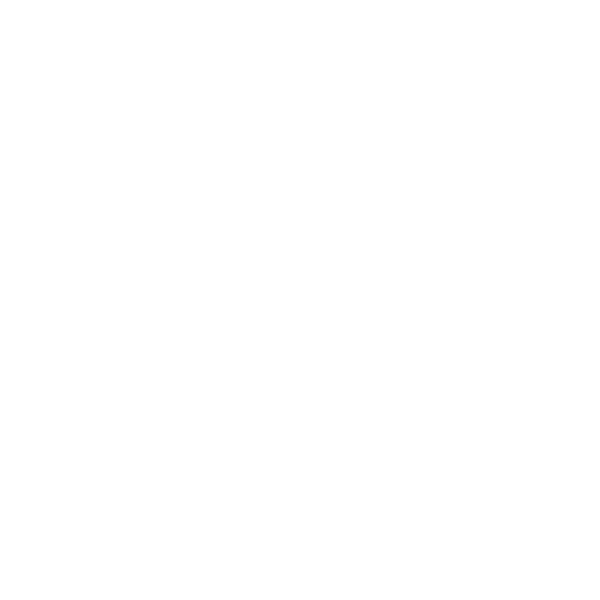
Frame 1 (no input)
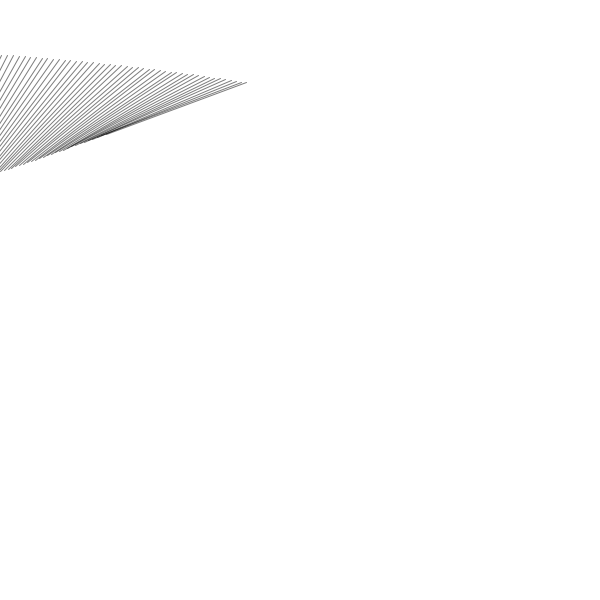
Frame 60 (the mouse pressed at the canvas centre just before this capture)
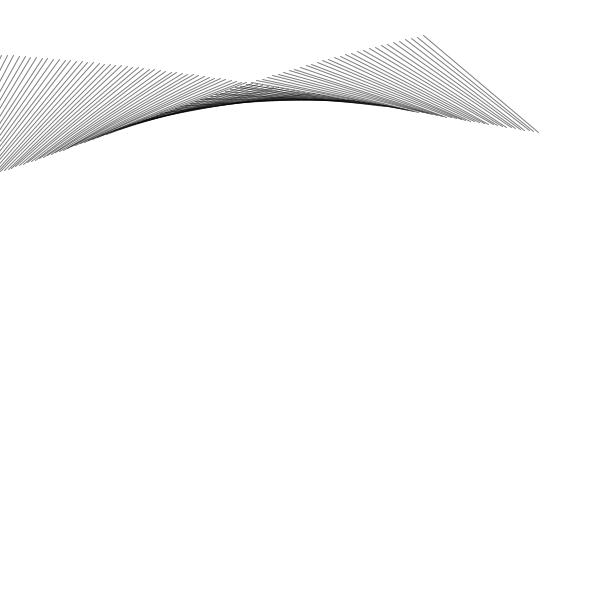
Frame 120 (the mouse held since frame 60 and released just before this capture)

The Processing sketch that drew these frames (run headless with seeded random() and noise(); from frame 60 on, the mouse is pressed at the canvas centre):

// Processing sketch: midterm_2
// ── midterm_2.pde
//your rectangle should rotate and move across the screen from left to right
//currently it only rotates in place 
//change the sketch so that it draws from left to right, then down; change either the translate function or the conditional to do this.


float x = -100; 
float y =100;

void setup() {
  size(600, 600);
  background(255);
  rectMode(CENTER);
}

void draw() {
  x= x+5;
  pushMatrix();
  translate(x, y);
  rotate(radians(frameCount + y ));
  stroke(0, 130);
 line(-50, 0, 100, 0);
  popMatrix();
  
 //to make it go down after one width pass through 
  if(x > width){
    x=0;
    y= y+height/5;
     //reset your x & y coordinates   
  }
}
